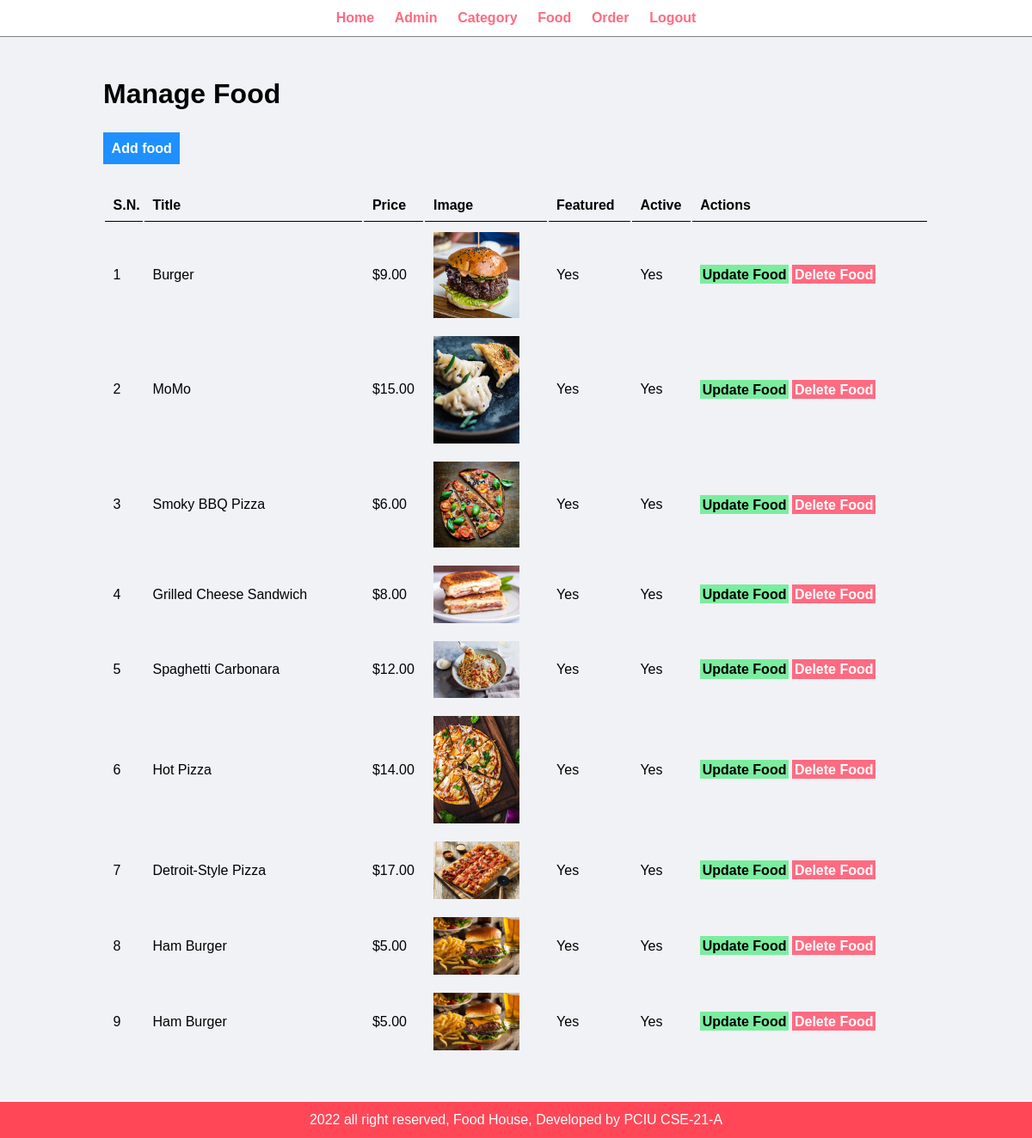
Screenshot of /admin/manage-food.php (signed in) with the database file from the repository.
### tables this page shows
CREATE TABLE `tbl_food` (
  `id` int(10) UNSIGNED NOT NULL,
  `title` varchar(100) NOT NULL,
  `description` char(200) DEFAULT NULL,
  `price` decimal(10,2) NOT NULL,
  `image_name` varchar(255) NOT NULL,
  `category_id` int(10) UNSIGNED NOT NULL,
  `featured` varchar(10) NOT NULL,
  `active` varchar(10) NOT NULL
);

### admin/manage-food.php (the view, shortened to what this page needs)
<?php include('partials/menu.php'); ?>
<div class="main-content">
    <div class="wrapper">
    <h1>Manage Food</h1>
    <br/><br/>
               <a href="<?php  echo SITEURL;?>admin/add-food.php" class="btn-primary">Add food</a>
               <br/><br/><br/>
               <table class="tbl-full">
                   <tr>
                       <th>S.N.</th>
                       <th>Title</th>
                       <th>Price</th>
                       <th>Image</th>
                       <th>Featured</th>
                       <th>Active</th>
                       <th>Actions</th>
                   </tr>
                   <?php
                          $sql = "SELECT * FROM tbl_food";
                          $res = mysqli_query($conn,$sql);
                          $count = mysqli_num_rows($res);
                          $sn=1;
                          if($count>0)
                          {
                              while($row=mysqli_fetch_assoc($res))
                              {
                                  $id = $row['id'];
                                  $title = $row['title'];
                                  $price = $row['price'];
                                  $image_name=$row['image_name'];
                                  $featured = $row['featured'];
                                  $active = $row['active'];
                                  ?>
                                <tr>
                                    <td><?php echo $sn++; ?></td>
                                    <td><?php echo $title; ?></td></td>
                                    <td>$<?php echo $price; ?></td>
                                    <td>
                                        <?php
                                             if($image_name =="")
                                             {
                                                 echo "<div class='error'>Image not added</div>";
                                             }
                                             else
                                             {
                                                 ?>
                                                 <img src="<?php echo SITEURL;  ?>images/food/<?php echo $image_name;?>" width="100px">
                                                 <?php
                                             }
                                        ?>
                                    </td>
                                    <td><?php echo $featured; ?></td>
                                    <td><?php echo $active; ?></td>
                                    <td>
                                        <a href="<?php echo SITEURL; ?>admin/update-food.php?id=<?php echo $id; ?>" class="btn-secondary">Update Food</a>
                                        <a href="<?php echo SITEURL; ?>admin/delete-food.php?id=<?php echo $id; ?>&image_name=<?php echo $image_name; ?>"class="btn-danger">Delete Food</a>
                                    </td>
                                </tr>
                                  <?php
                              }
                          }
                          else
                          {
                              echo "<tr> <td colspan='7' class='error'>Food Not Added Yet</td>  </tr> ";
                         }
                   ?>
               </table>
</div>
</div>
<?php include('partials/footer.php');  ?>

### css/admin.css (style rules this page uses)
* { margin: 0; padding: 0; font-family: Arial, Helvetica, sans-serif; }
.wrapper { padding: 1%; width: 80%; margin: 0 auto; }
.tbl-full { width: 100%; }
table tr th { border-bottom: 1px solid black; padding: 1%; text-align: left; }
table tr td { padding: 1%; }
.btn-primary { background-color: #1e90ff; padding: 1%; color: white; text-decoration: none; font-weight: bold; }
.btn-secondary { background-color: #7bed9f; padding: 1%; color: black; text-decoration: none; font-weight: bold; }
.btn-danger { background-color: #ff6b81; padding: 1%; color: white; text-decoration: none; font-weight: bold; }
.main-content { background-color: #f1f2f6; padding: 3% 0; }

### rows the page displays
tbl_food: title "Burger", price "9.00", image_name (picture), featured "Yes", active "Yes"
tbl_food: title "MoMo", price "15.00", image_name (picture), featured "Yes", active "Yes"
tbl_food: title "Smoky BBQ Pizza", price "6.00", image_name (picture), featured "Yes", active "Yes"
tbl_food: title "Grilled Cheese Sandwich", price "8.00", image_name (picture), featured "Yes", active "Yes"
tbl_food: title "Spaghetti Carbonara", price "12.00", image_name (picture), featured "Yes", active "Yes"
tbl_food: title "Hot Pizza", price "14.00", image_name (picture), featured "Yes", active "Yes"
tbl_food: title "Detroit-Style Pizza", price "17.00", image_name (picture), featured "Yes", active "Yes"
tbl_food: title "Ham Burger", price "5.00", image_name (picture), featured "Yes", active "Yes"
tbl_food: title "Ham Burger", price "5.00", image_name (picture), featured "Yes", active "Yes"
